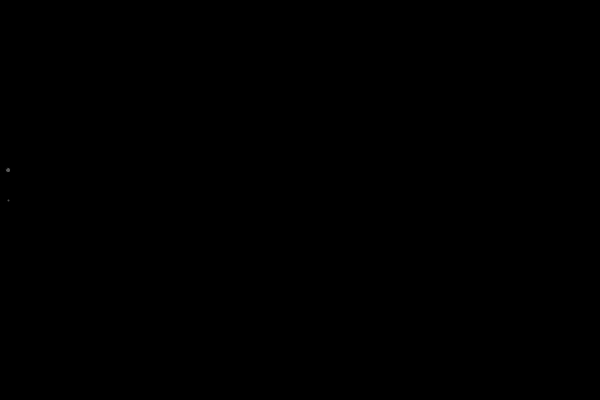
Frame 1 (no input)
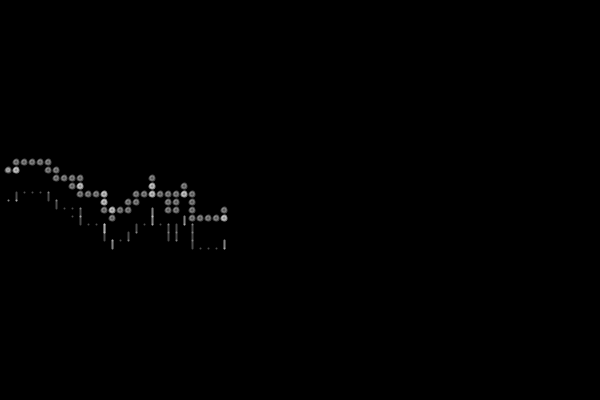
Frame 60 (the mouse pressed at the canvas centre just before this capture)
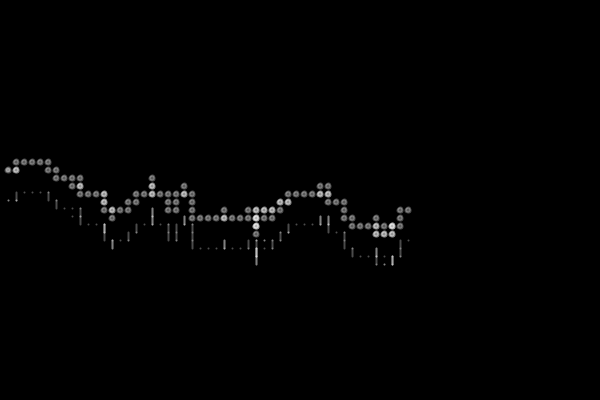
Frame 120 (the mouse held since frame 60 and released just before this capture)

The Processing sketch that drew these frames (run headless with seeded random() and noise(); from frame 60 on, the mouse is pressed at the canvas centre):

// Processing sketch: demo_walker
// ── demo_walker.pde
class Walker {
  int radius = 5;
  int moveOffset = 8;
  float[] moveProbabilities = {0.2, 0.5, 0.2, 0.1}; // north, east, south, west
  
  int walkedScreens = 0;
  int x;
  int y;
  float[] prob;

  Walker() {
    x = 0;
    y = height/2;

    prob = new float[moveProbabilities.length];
    prob[0] = moveProbabilities[0];
    for(int i = 1; i < moveProbabilities.length; i++) {
      prob[i] = prob[i-1] + moveProbabilities[i];
    }

    println("weights (north, east, south, west):");
    println(prob);
  }

  void step() {
    int oldY = y;

    float random = random(1);

    if (random < prob[0]) {
      y += moveOffset;
    } else if (random < prob[1]) {
      x += moveOffset;
    } else if (random < prob[2]) {
      y -= moveOffset;
    } else if (random < prob[3]) {
      x -= moveOffset;
    }

    if (x > width) {
      x = 0;
      walkedScreens++;
      if (walkedScreens >= 4) {
        background(0);
        walkedScreens = 0;
        y = height / 2;
      }
    } else if (x < 0) {
      x = width;
    }

    int upperBound = height / 2 + height / 4;
    int lowerBound = height / 2 - height / 4;

    if (y > upperBound) {
      y = upperBound;
      oldY = y;
    } else if (y < lowerBound) {
      y = lowerBound;
      oldY = y;
    }

    fill(255, 90);
    ellipse(x, y - 30, radius, radius);
    stroke(255, 75);
    strokeWeight(2);
    line(x, oldY, x, y);
  }
}

Walker w;

void setup() {
  size(600, 400);
  // fullScreen();
  background(0);
  frameRate(120);
  // frameRate(2);

  w = new Walker();
}

void draw() {
  w.step();
}
